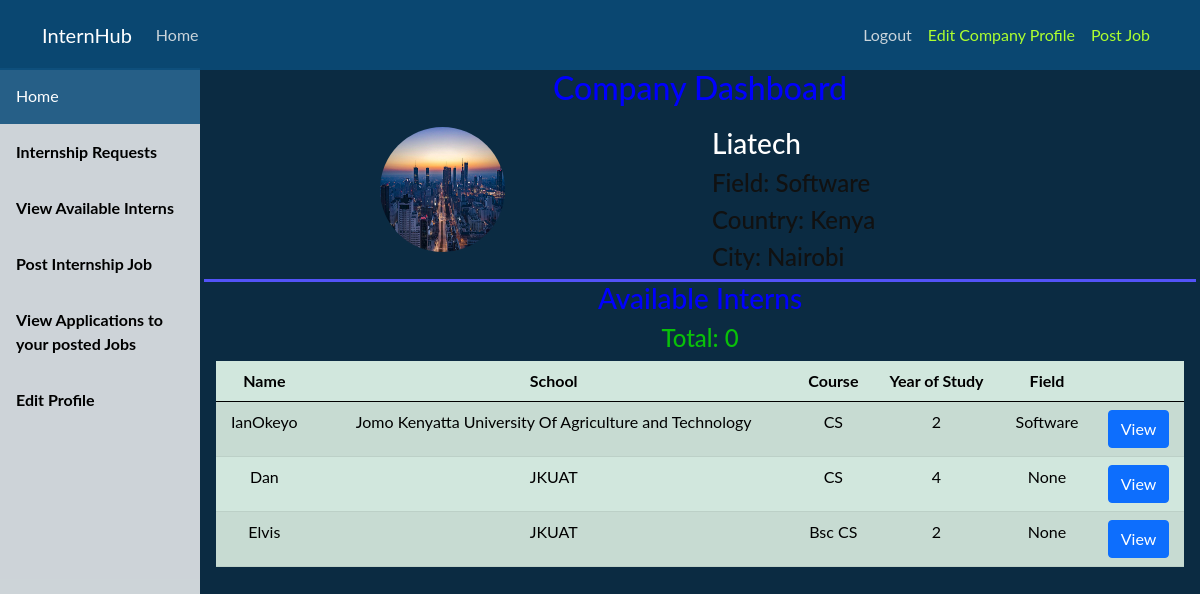
/company/dashboard/ (signed in), run on an earlier commit of the app's database.
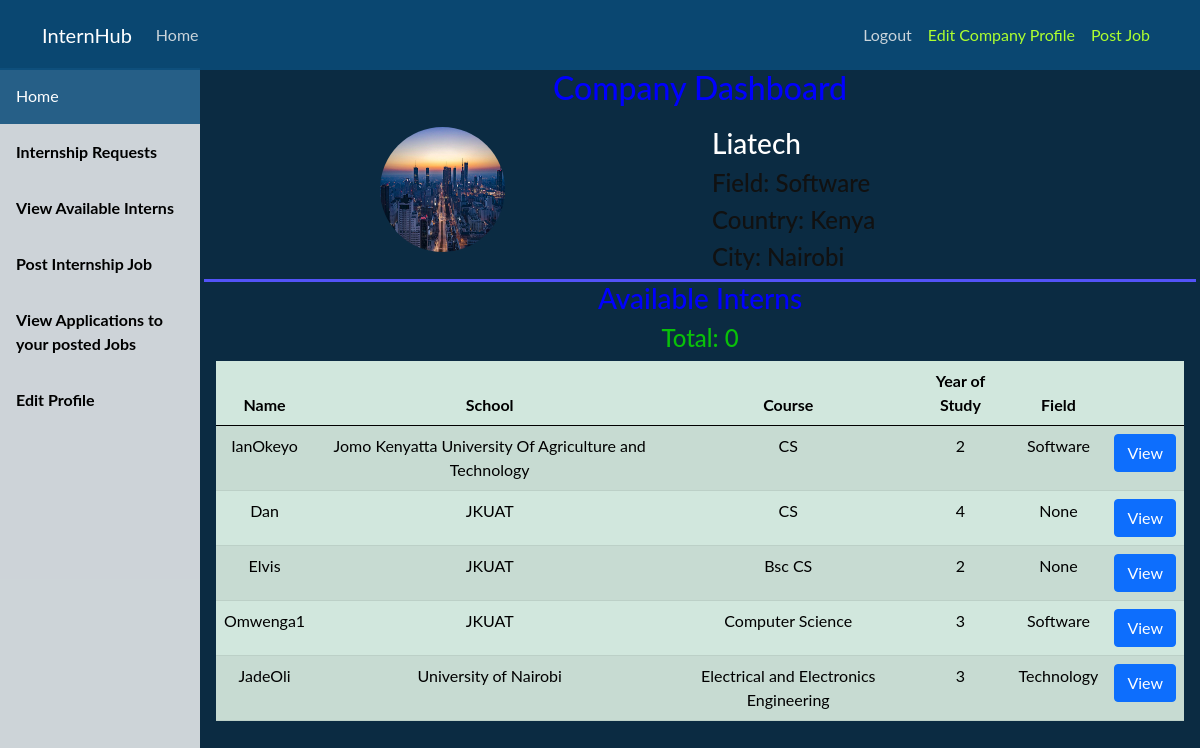
And on a later commit of the database.
### student/models.py (models this page shows, shortened)
class Student(models.Model):
    user = models.OneToOneField(User, on_delete=models.CASCADE)#student.user.username
    middleName = models.CharField(max_length=200, null=True)#student.middlename
    phoneNo = models.CharField(max_length=14, null=True)
    school = models.CharField(max_length=255, null=False)
    course = models.CharField(max_length=255, null=False)
    yearOfStudy = models.CharField(max_length=10, null=False)
    headline = models.CharField(max_length=50, null=True)
    field = models.CharField(max_length=50, null=True)
    profilePic = models.ImageField(default='default.jpg', upload_to='profile_pics')

### company/views.py (the view)
# urls.py: path('dashboard/', views.company_dashboard, name='company-dashboard'),
@login_required
def company_dashboard(request):
    interns = Student.objects.all()
    return render(request, 'company/company_dashboard.html', {'interns': interns})

### company/templates/company/company_dashboard.html (shortened to what this page needs)
{% extends 'company/dashboard_base.html' %}
{% block body %}
    <h2 style="color: blue;">Company Dashboard</h2>
   <div class="row" style="border-bottom: solid rgb(83, 83, 248); margin-top: 20px;">
       <div class="col">
            <img class="rounded-circle account-img dp" src="{{ user.company.profilePic.url }}" >
       </div>
       <div class="col" style="color: white; text-align: justify;">
            <h3 style="color: white;">{{ user.username }}</h3>
            <h4 style="color: #111111;">Field: {{ user.company.field }}</h4>
            <h4 style="color: #111111;">Country: {{ user.company.country }}</h4>
            <h4 style="color: #111111;">City: {{ user.company.city }}</h4>
       </div>
   </div>
   <h3 style="color: blue;" style="text-align: center;">Available Interns</h3>
   <div style="overflow-x:auto; overflow-y: auto;">
        <h4 style="color: rgb(9, 192, 9);">Total: {{Attendees|length}}</h4>
        <table class="table table-success table-striped table-hover">
                <thead>
                    <tr>
                        <th scope="col">Name</th>
                        <th scope="col">School</th>
                        <th scope="col">Course</th>
                        <th scope="col">Year of Study</th>
                        <th scope="col">Field</th>
                        <th scope="col"></th>
                    <tbody>
                        {% for intern in interns %}
                            <tr>
                                <td>{{ intern.user.username }}</td>
                                <td>{{ intern.school }}</td>
                                <td>{{ intern.course }}</td>
                                <td>{{ intern.yearOfStudy }}</td>
                                <td>{{ intern.field }}</td>
                                <td><a class="btn btn-primary" role="button" href="#">View</a></td>
                            </tr>
                        {% endfor %}
                    </tbody>
                </thead>
        </table>
</div>
{% endblock %}

What changed in the data, as far as the page shows it:
added Student: user.username "Omwenga1", school "JKUAT", course "Computer Science", yearOfStudy "3", field "Software"
added Student: user.username "JadeOli", school "University of Nairobi", course "Electrical and Electronics Engineering", yearOfStudy "3", field "Technology"
